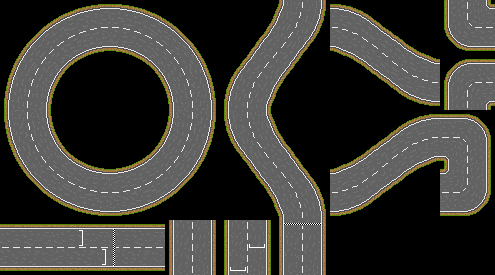

This is a level from a 2D game, rendered from its Tiled map with the project's own tilesets. A one-line summary and the map file follow, with tile-layer data summarised:
An orthogonal 9x5 tile map with 55x55 px tiles, 1 tile layer (Слой тайлов 1).

<map version="1.10" tiledversion="1.10.2" orientation="orthogonal" renderorder="right-down" width="9" height="5" tilewidth="55" tileheight="55" infinite="0" nextlayerid="2" nextobjectid="1">
 <tileset firstgid="1" source="road.tsx" />
 <layer id="1" name="Слой тайлов 1" width="9" height="5">
  <data>[45 cells, 45 non-empty, 45 distinct tile ids]</data>
 </layer>
</map>